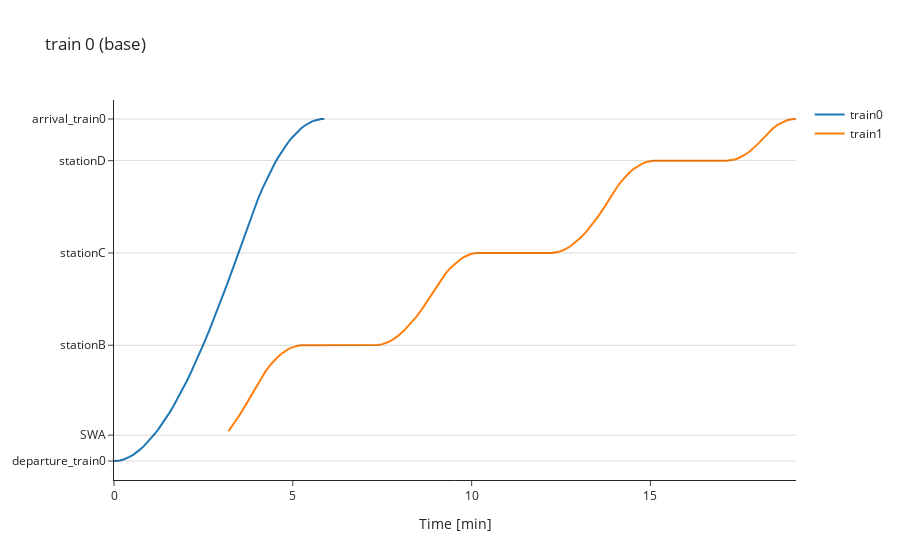
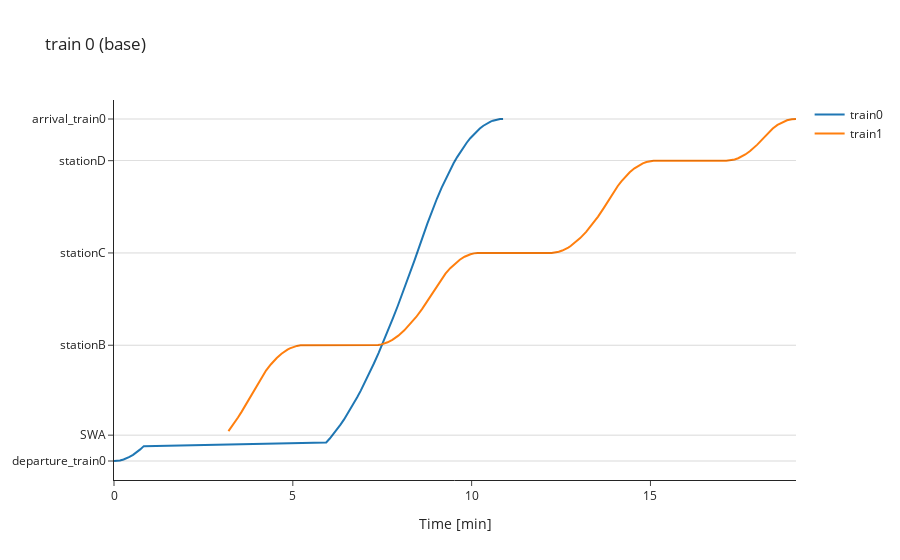
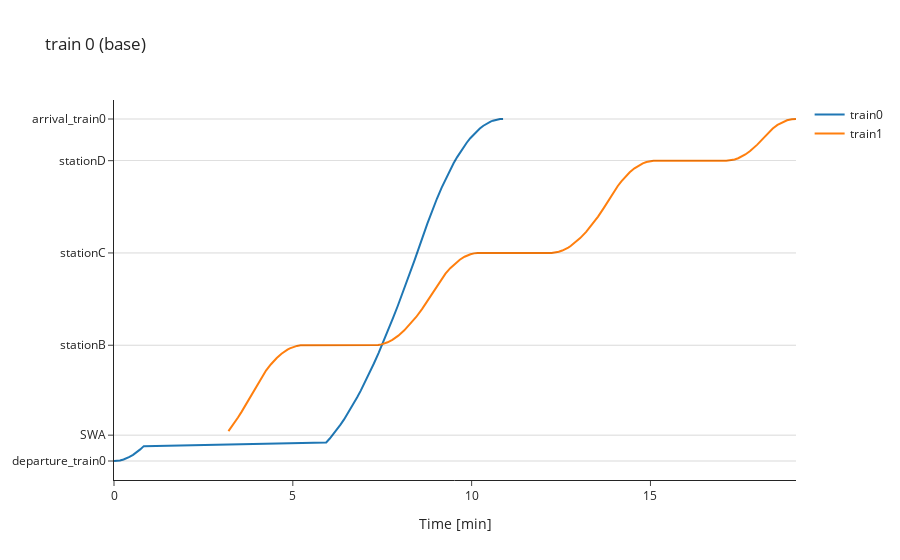

The cell these charts' notebook holds for them, in order:
### Code cell
fig1.show()
fig2.show()
fig3.show()
